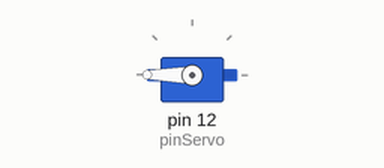
Simulated run of this sketch. Board: Arduino Uno, built with avr-gcc and run on an emulated ATmega328P. On the bench: servo.

Above: at 0.05 s.
Timing chart, 0 to 3.2 s (numbered marks = the images above):
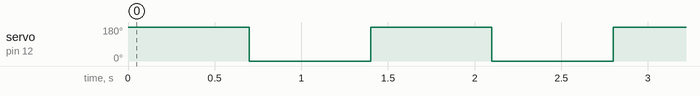

The sketch:

servonano.ino
```cpp
#include <Servo.h>
#define pinServo 12
Servo mioServo;


void setup() {
  mioServo.attach(pinServo);
  mioServo.write(0);               // Posizione iniziale
}

void loop() {
  mioServo.write(180);
  delay(700);
  mioServo.write(0);
  delay(700);
}
```

Measured:
- by itself, servo on pin 12 (pinServo): alternates 180° for 0.70 s and 0° for 0.70 s
